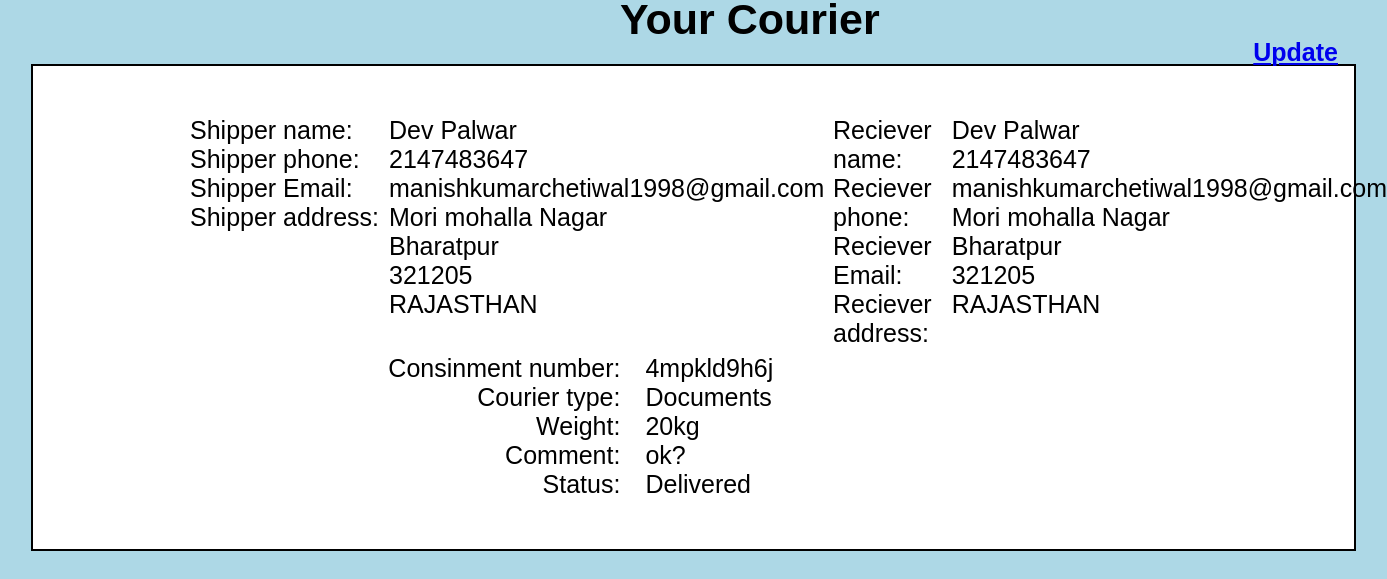
Page /userPanel/parcel.php?consignment=4mpkld9h6j (signed in) on the committed database.
### tables this page shows
CREATE TABLE `parcels` (
  `id` int(150) NOT NULL,
  `consignment` varchar(50) NOT NULL,
  `username` varchar(25) NOT NULL,
  `sender name` varchar(30) NOT NULL,
  `sender phone` int(10) NOT NULL,
  `sender email` varchar(100) NOT NULL,
  `sender city` varchar(30) NOT NULL,
  `sender zip code` varchar(30) NOT NULL,
  `sender street` varchar(50) NOT NULL,
  `sender state` varchar(100) NOT NULL,
  `reciever name` varchar(25) NOT NULL,
  `reciever phone` int(12) NOT NULL,
  `reciever email` varchar(100) NOT NULL,
  `receiver city` varchar(50) NOT NULL,
  `receiver zip code` varchar(50) NOT NULL,
  `receiver street` varchar(50) NOT NULL,
  `receiver state` varchar(100) NOT NULL,
  `courier type` varchar(30) NOT NULL,
  `courier weight` varchar(1000) NOT NULL,
  `comment` varchar(250) NOT NULL,
  `Status` varchar(25) NOT NULL,
  `date` date NOT NULL DEFAULT current_timestamp()
);

### userPanel/Parcel.php (the view, shortened to what this page needs)
<?php
require_once "db_connect.php";
$consignment = $_GET['consignment'];
if(isset($_GET['consignment'])) {
    $sql = "SELECT * FROM `parcels` WHERE consignment = '$consignment'";
    $res = mysqli_query($conn, $sql);
    $row = mysqli_fetch_assoc($res);
}
else{
    header('Location: userPanel.php');
}
?>
<!DOCTYPE html>
<html lang="en">
<head>
    <link rel="stylesheet" href="../userPanel/CSS Files/parcel.css">
</head>
<body>
    <h2 style="margin-left: 620px; margin-top: -5px; font-size: 43px; margin-bottom: 20px;">Your Courier</h2>
    <h3 style="position: absolute; top: 48px; right: 294px;"><a id="updateLink" href="update.php?consignment=<?php echo "$row[consignment]" ?>">Update</a></h3>
    <div class="reciept">
        <div class="container">
            <div class="shipper">
                <div class="detail">
                    <p>Shipper name:</p>
                    <p>Shipper phone:</p>
                    <p>Shipper Email:</p>
                    <p>Shipper address:</p>
                </div>
                <div class="info" style="margin-left: 10px">
                    <p>
                        <?php echo $row['sender name'] ?>
                    </p>
                    <p>
                        <?php echo $row['sender phone'] ?>
                    </p>
                    <p>
                        <?php echo $row['sender email'] ?>
                    </p>
                    <p>
                        <?php echo $row['sender street'] ?>
                    </p>
                    <p>
                        <?php echo $row['sender city'] ?>
                    </p>
                    <p>
                        <?php echo $row['sender zip code'] ?>
                    </p>
                    <p>
                        <?php echo $row['sender state'] ?>
                    </p>
                </div>
            </div>
            <div class="receiver">
                <div class="detail">
                    <p>Reciever name:</p>
                    <p>Reciever phone:</p>
                    <p>Reciever Email:</p>
                    <p>Reciever address:</p>
                </div>
                <div class="info" style="margin-left: 10px">
                    <p>
                        <?php echo $row['reciever name'] ?>
                    </p>
                    <p>
                        <?php echo $row['reciever phone'] ?>
                    </p>
                    <p>
                        <?php echo $row['reciever email'] ?>
                    </p>
                    <p>
                        <?php echo $row['receiver street'] ?>
                    </p>
                    <p>
                        <?php echo $row['receiver city'] ?>
                    </p>
                    <p>
                        <?php echo $row['receiver zip code'] ?>
                    </p>
                    <p>
                        <?php echo $row['receiver state'] ?>
                    </p>
                </div>
            </div>
        </div>
        <div class="courier">
            <div class="parcel" style="text-align: end; margin-top: 100px">
                <p>Consinment number:</p>
                <p>Courier type:</p>
                <p>Weight:</p>
                <p>Comment:</p>
                <p>Status:</p>
            </div>
            <div class="info" style="margin-left: 25px; margin-top: 100px">
                <p>
                    <?php echo $row['consignment'] ?>
                </p>
                <p>
                    <?php if($row['courier type']==""){echo "<br>";} else{echo $row['courier type'];} ?>
                </p>
                <p>
                    <?php if($row['courier weight']==""){echo "<br>";} else{echo $row['courier weight'];} ?>
                </p>
                <p>
                    <?php if($row['comment']==""){echo "<br>";} else{echo $row['comment'];} ?>
                </p>
                <p>
                    <?php echo $row['Status'] ?>
                </p>
            </div>
        </div>
</body>
</html>

### userPanel/CSS Files/parcel.css (style rules this page uses)
* { margin: 0; padding: 0; font-family:'Gill Sans', 'Gill Sans MT', Calibri, 'Trebuchet MS', sans-serif; font-size: 25px; }
body { background-color: lightblue; }
h3 { position: absolute; top: 48px; right: 294px; }
.reciept { border: 2px solid black; background-color: white; width: 55%; margin: auto; padding: 50px; font-size: 20px; }
.container { display: flex; }
.shipper { display: flex; position: absolute; left: 190px; }
.receiver { display: flex; position: absolute; left: 833px; }
.courier { display: flex; margin-top: 28px; width: 50%; margin: auto; margin-top: 138px; }
.courier { display: flex; }
a { position: absolute; right: -245px; top: -10px; }
.reciept { border: 2px solid black; background-color: white; width:88%; margin: auto; padding: 50px; font-size: 20px; }

### rows in the picture
parcels: sender name "Dev Palwar", sender phone "2147483647", sender email "manishkumarchetiwal1998@gmail.com", sender street "Mori mohalla Nagar", sender city "Bharatpur", sender zip code "321205", sender state "RAJASTHAN", reciever name "Dev Palwar", reciever phone "2147483647", reciever email "manishkumarchetiwal1998@gmail.com", receiver street "Mori mohalla Nagar", receiver city "Bharatpur", receiver zip code "321205", receiver state "RAJASTHAN", consignment "4mpkld9h6j", courier type "Documents", courier weight "20kg", comment "ok?", Status "Delivered"
